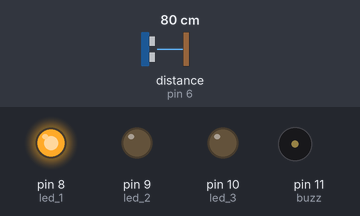
This sketch was run on a simulated Arduino Uno, built with avr-gcc and run on an emulated ATmega328P. Parts: output pins drawn as LEDs (lit = HIGH), buzzer (waves = sounding). Wiring (inferred from the names in the program): ultrasonic range finder: trigger pin 7; echo pin 6. The test bench sets the inputs (shaded band); at power-on: distance to the obstacle (sensor on pin 6) 80 cm. The echo pulse lasts 58.3 µs per cm; pins used as bus, display or sensor lines are not drawn.

Above: at 1.2 s.
1.3 s: distance to the obstacle (sensor on pin 6) set to 2 cm
At 1.6 s:
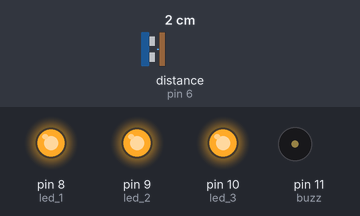
2.8 s: distance to the obstacle (sensor on pin 6) set to 35 cm
At 4.0 s:
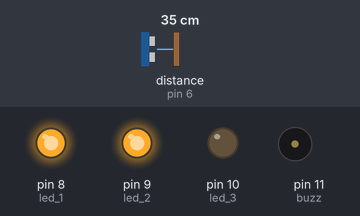
4.3 s: distance to the obstacle (sensor on pin 6) set to 22 cm
5.8 s: distance to the obstacle (sensor on pin 6) set to 19 cm
Timing chart, 0 to 6.3 s (numbered marks = the images above; inputs shaded):
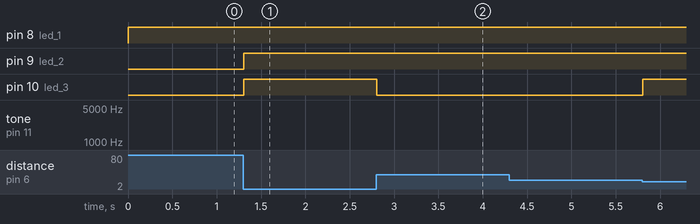

The sketch:

Detector.ino
```cpp
/*
 * Author: Michael Hamann
 * Date: 08 July 2016
 * Purpose: Buzzer & LED output depending on distance detected
 *
 */

const int trigPin = 7; //Sonar Out
const int echoPin = 6; //Sonar In
const int led_1 = 8; //green LED
const int led_2 = 9; //orange LED
const int led_3 = 10; //red LED
const int buzz = 11; //Buzzer

void setup() {
  pinMode(trigPin, OUTPUT);
  pinMode(echoPin, INPUT);
  pinMode(led_1, OUTPUT);
  pinMode(led_2, OUTPUT);
  pinMode(led_3, OUTPUT);
  pinMode(buzz, OUTPUT);
}

void loop() {
  tone(buzz, 0);
  int dist = getDistance();

  if (dist > 40) {
    digitalWrite(led_1, HIGH);
    digitalWrite(led_2, LOW);
    digitalWrite(led_3, LOW);
    tone(buzz, 500, 500);

  }

  if (dist > 20 && dist < 40) {
    digitalWrite(led_1, HIGH);
    digitalWrite(led_2, HIGH);
    digitalWrite(led_3, LOW);
    tone(buzz, 1500, 500);

  }

  if (dist < 20) {
    digitalWrite(led_1, HIGH);
    digitalWrite(led_2, HIGH);
    digitalWrite(led_3, HIGH);
    tone(buzz, 2500, 500);
  }

}

int getDistance() {

  long duration, distance;

  digitalWrite(trigPin, LOW);

  delayMicroseconds(2);

  digitalWrite(trigPin, HIGH);

  delayMicroseconds(10);

  digitalWrite(trigPin, LOW);

  duration = pulseIn(echoPin, HIGH);

  distance = (duration / 2) / 29.1;

  return distance;

}
```

Measured:
- after the input at 1.3 s, pin 9 (led_2), pin 10 (led_3): LOW → HIGH at once
